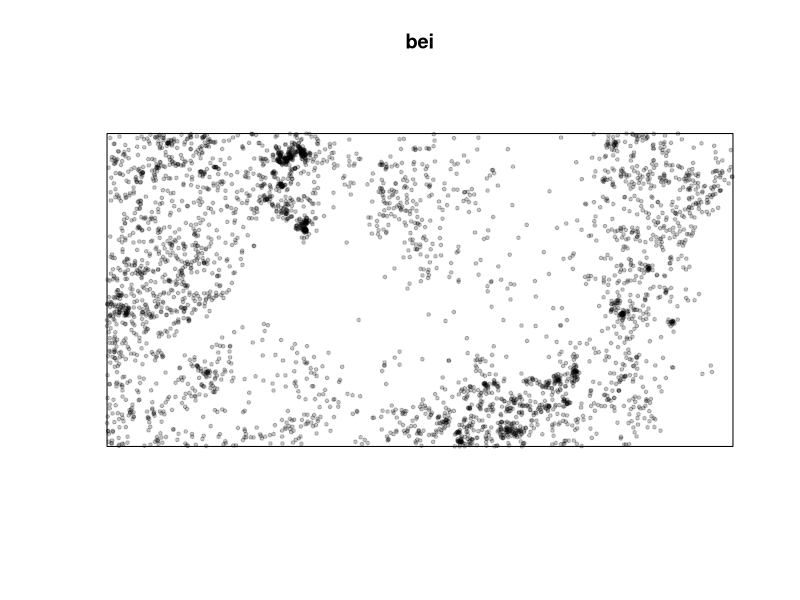
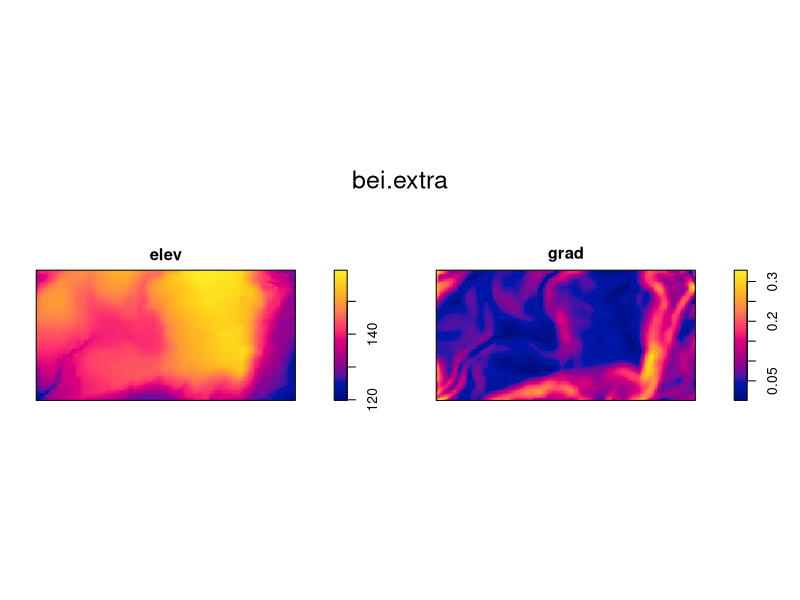
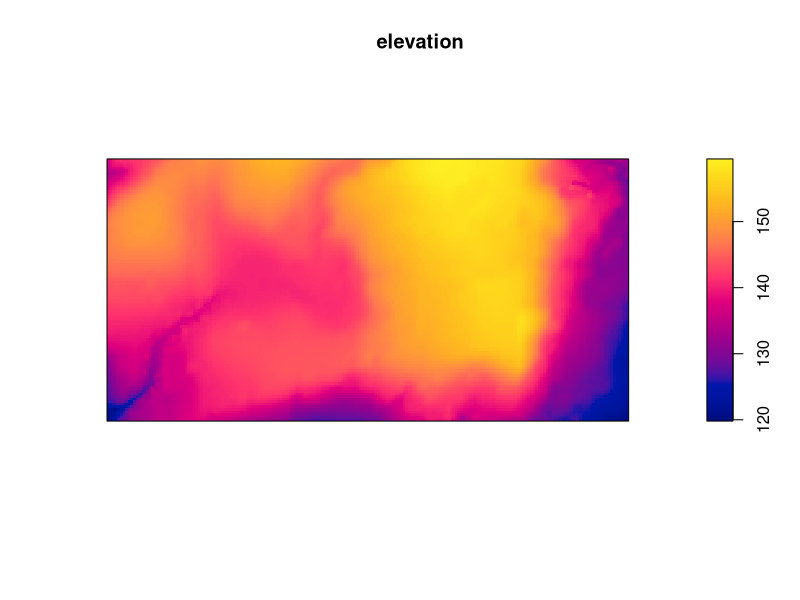
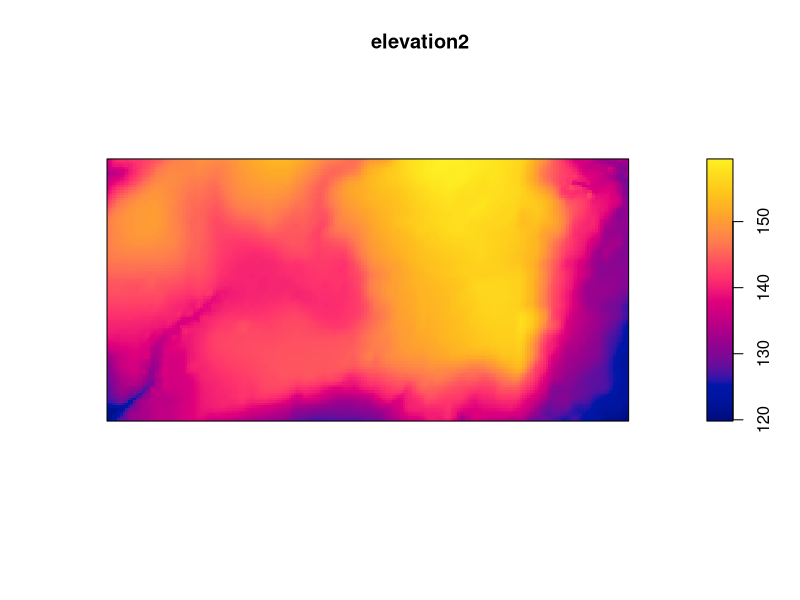
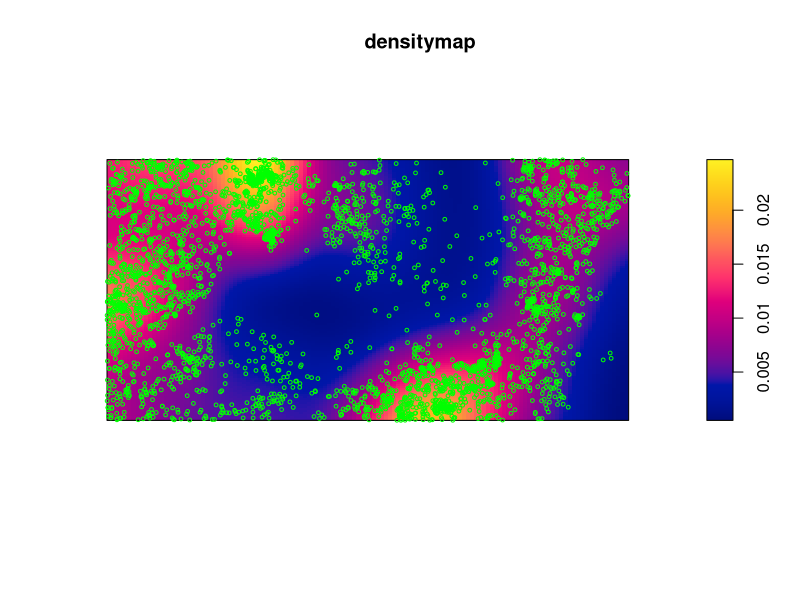
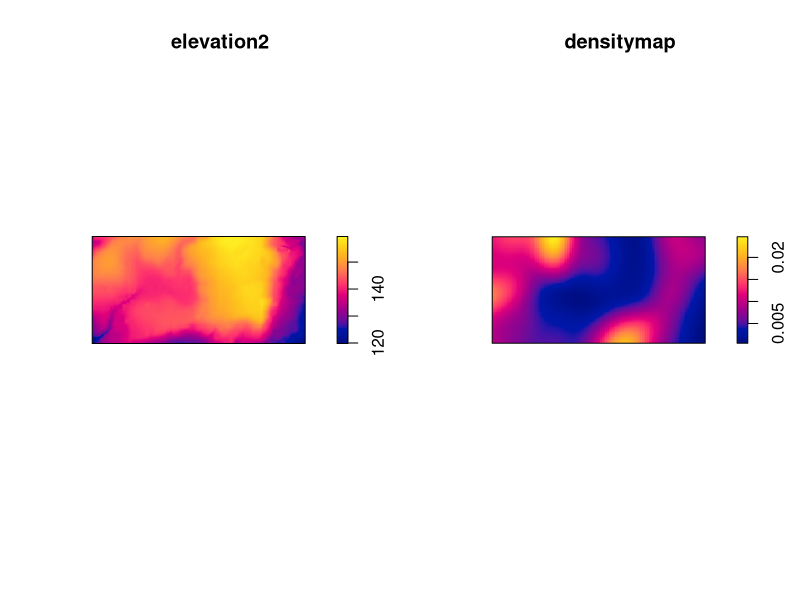
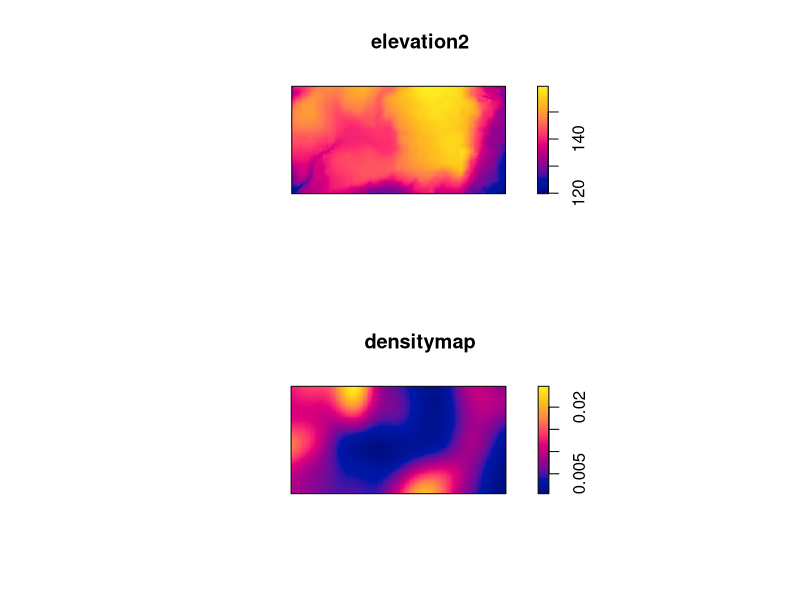
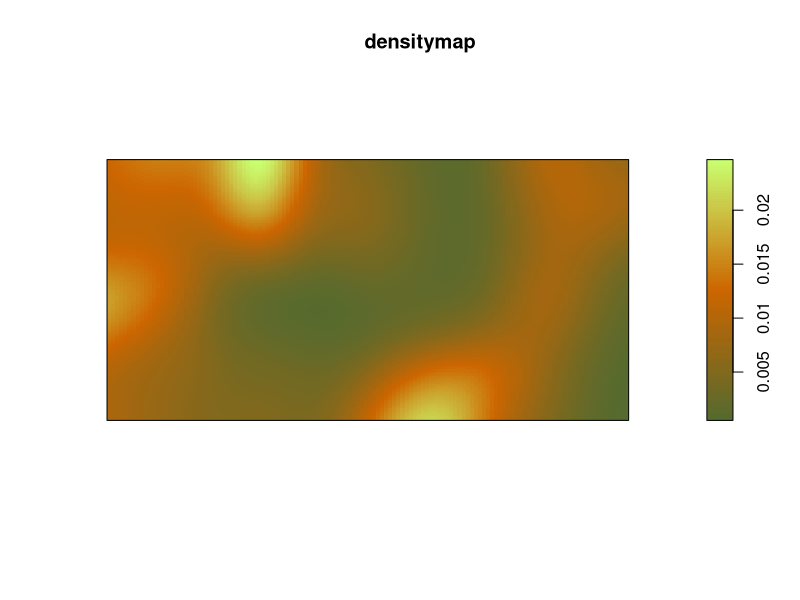

These charts were generated, in order, by the following R code:
### Population Density ###
  # Day 1 
#Install packages necessary to calculate the density of individuals in populations
# install.packages("spatstat") --> put in comment to avoid furthuer downloading

# Opening Spatstat package on R
library(spatstat)

## Bei
# # https://CRAN.R-project.org/package=spatstat

# Open dataset Bei (coordinate in space)
bei
  # Plot bei data with desired visual appearance
plot(bei, pch=19, cex=0.5)

  # Open bei.extra which has covariate data (composed of images of elevation and slope elevation-grad )
bei.extra
  # Plot bei.extra
plot(bei.extra)

#elevation
  #extract only elevation data of bei.extra by creating a new object for it ($ is symbol for link)
elevation <- bei.extra$elev
    # or by extrating first image dataset/image from bei.extra
elevation2 <- bei.extra[[1]]
  # Plot elevation and elevation2 --> will give same graph
plot(elevation)
plot(elevation2)

# Density map of bei data starting from individual points and going to continuous surface
    # with function density() inside spatstat package
densitymap <- density(bei)
densitymap #data is in pixels/raster rather than points due to density function
plot(densitymap)

#Show map of density AND original points of trees
points(bei, cex=0.5, col="green")

  # Day 2

# Plot maps of elevation an density map next to one another with multiframe of par function
  # In this case we want one row of frames and 2 columns
  # Using mfrow followed by a vactor of 2 parts --> which is number of rows and number of columns

par(mfrow=c(1,2))
plot(elevation2)
plot(densitymap)

# Plot a multifrma of these 2 images one on top of the other
par(mfrow=c(2,1))
plot(elevation2)
plot(densitymap)

# To go back to ploting NOT in a multiframe
  # It will not close R studio, but wipe all plots
  # An alternative is to delete all plots from 
dev.off() 

# Change colours of maps with the function colorRampPalette
  # http://www.stat.columbia.edu/~tzheng/files/Rcolor.pdf <-- colours available in R
  # place the colours desired in the function and concatenate, add after in () the amount of gradients desired
  # Assign that palette to a name to be used in the plot function
cl<-colorRampPalette(c("darkolivegreen", "darkorange3", "darkolivegreen1"))(100)
cln<-colorRampPalette(c("firebrick","darkseagreen","darkslateblue"))(100)
plot(densitymap, col=cl)

# Build a multiframe of densitymap with 2 different colour palettes next to each other
par(mfrow=c(1,2))
plot(densitymap, col=cl)
plot(densitymap, col=cln)
